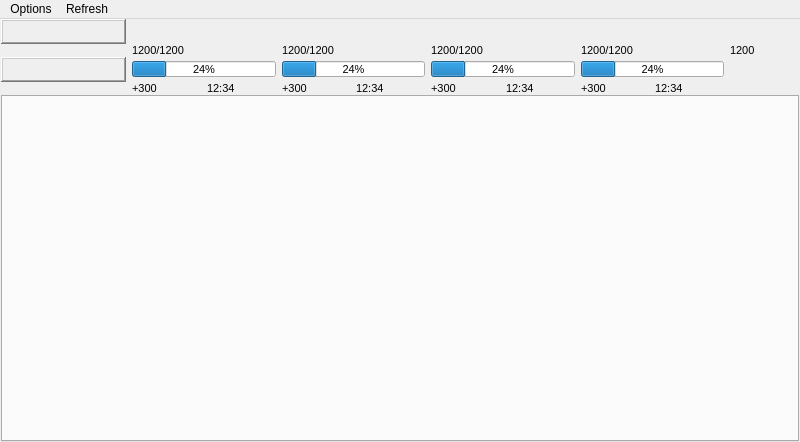
<?xml version="1.0" encoding="UTF-8"?>
<ui version="4.0">
 <class>MainWindow</class>
 <widget class="QMainWindow" name="MainWindow">
  <property name="geometry">
   <rect>
    <x>0</x>
    <y>0</y>
    <width>800</width>
    <height>442</height>
   </rect>
  </property>
  <property name="minimumSize">
   <size>
    <width>800</width>
    <height>442</height>
   </size>
  </property>
  <property name="maximumSize">
   <size>
    <width>16777215</width>
    <height>16777215</height>
   </size>
  </property>
  <property name="windowTitle">
   <string>MainWindow</string>
  </property>
  <widget class="QWidget" name="centralWidget">
   <layout class="QVBoxLayout" name="verticalLayout">
    <property name="spacing">
     <number>0</number>
    </property>
    <property name="leftMargin">
     <number>1</number>
    </property>
    <property name="topMargin">
     <number>0</number>
    </property>
    <property name="rightMargin">
     <number>1</number>
    </property>
    <property name="bottomMargin">
     <number>0</number>
    </property>
    <item>
     <layout class="QGridLayout" name="gridLayout">
      <property name="verticalSpacing">
       <number>0</number>
      </property>
      <item row="0" column="7">
       <widget class="QLabel" name="labelCornImg">
        <property name="text">
         <string/>
        </property>
        <property name="pixmap">
         <pixmap resource="Res.qrc">:/IMG/Resource/Corn.gif</pixmap>
        </property>
       </widget>
      </item>
      <item row="0" column="9">
       <widget class="QLabel" name="labelCorn2Img">
        <property name="text">
         <string/>
        </property>
        <property name="pixmap">
         <pixmap resource="Res.qrc">:/IMG/Resource/Corn2.gif</pixmap>
        </property>
       </widget>
      </item>
      <item row="0" column="1">
       <widget class="QLabel" name="labelWoodImg">
        <property name="text">
         <string/>
        </property>
        <property name="pixmap">
         <pixmap resource="Res.qrc">:/IMG/Resource/Wood.gif</pixmap>
        </property>
       </widget>
      </item>
      <item row="1" column="3" colspan="2">
       <widget class="QLabel" name="labelClayCurrMax">
        <property name="font">
         <font>
          <pointsize>8</pointsize>
         </font>
        </property>
        <property name="text">
         <string>1200/1200</string>
        </property>
       </widget>
      </item>
      <item row="1" column="5" colspan="2">
       <widget class="QLabel" name="labelIronCurrMax">
        <property name="font">
         <font>
          <pointsize>8</pointsize>
         </font>
        </property>
        <property name="text">
         <string>1200/1200</string>
        </property>
       </widget>
      </item>
      <item row="1" column="7" colspan="2">
       <widget class="QLabel" name="labelCornCurrMax">
        <property name="font">
         <font>
          <pointsize>8</pointsize>
         </font>
        </property>
        <property name="text">
         <string>1200/1200</string>
        </property>
       </widget>
      </item>
      <item row="2" column="1" colspan="2">
       <widget class="QProgressBar" name="progressBarWood">
        <property name="maximumSize">
         <size>
          <width>16777215</width>
          <height>16</height>
         </size>
        </property>
        <property name="font">
         <font>
          <pointsize>8</pointsize>
         </font>
        </property>
        <property name="value">
         <number>24</number>
        </property>
       </widget>
      </item>
      <item row="1" column="9">
       <widget class="QLabel" name="labelCorn2Curr">
        <property name="font">
         <font>
          <pointsize>8</pointsize>
         </font>
        </property>
        <property name="text">
         <string>1200</string>
        </property>
       </widget>
      </item>
      <item row="2" column="7" colspan="2">
       <widget class="QProgressBar" name="progressBarCorn">
        <property name="maximumSize">
         <size>
          <width>16777215</width>
          <height>16</height>
         </size>
        </property>
        <property name="font">
         <font>
          <pointsize>8</pointsize>
         </font>
        </property>
        <property name="value">
         <number>24</number>
        </property>
       </widget>
      </item>
      <item row="3" column="1">
       <widget class="QLabel" name="labelWoodProduction">
        <property name="font">
         <font>
          <pointsize>8</pointsize>
         </font>
        </property>
        <property name="text">
         <string>+300</string>
        </property>
       </widget>
      </item>
      <item row="1" column="1" colspan="2">
       <widget class="QLabel" name="labelWoodCurrMax">
        <property name="font">
         <font>
          <pointsize>8</pointsize>
         </font>
        </property>
        <property name="styleSheet">
         <string notr="true"/>
        </property>
        <property name="text">
         <string>1200/1200</string>
        </property>
       </widget>
      </item>
      <item row="3" column="6">
       <widget class="QLabel" name="labelIronTimeToMax">
        <property name="font">
         <font>
          <pointsize>8</pointsize>
         </font>
        </property>
        <property name="text">
         <string>12:34</string>
        </property>
       </widget>
      </item>
      <item row="3" column="7">
       <widget class="QLabel" name="labelCornProduction">
        <property name="font">
         <font>
          <pointsize>8</pointsize>
         </font>
        </property>
        <property name="text">
         <string>+300</string>
        </property>
       </widget>
      </item>
      <item row="3" column="8">
       <widget class="QLabel" name="labelCornTimeToMax">
        <property name="font">
         <font>
          <pointsize>8</pointsize>
         </font>
        </property>
        <property name="text">
         <string>12:34</string>
        </property>
       </widget>
      </item>
      <item row="0" column="5">
       <widget class="QLabel" name="labelIronImg">
        <property name="text">
         <string/>
        </property>
        <property name="pixmap">
         <pixmap resource="Res.qrc">:/IMG/Resource/Iron.gif</pixmap>
        </property>
       </widget>
      </item>
      <item row="0" column="3">
       <widget class="QLabel" name="labelClayImg">
        <property name="text">
         <string/>
        </property>
        <property name="pixmap">
         <pixmap resource="Res.qrc">:/IMG/Resource/Clay.gif</pixmap>
        </property>
       </widget>
      </item>
      <item row="2" column="3" colspan="2">
       <widget class="QProgressBar" name="progressBarClay">
        <property name="maximumSize">
         <size>
          <width>16777215</width>
          <height>16</height>
         </size>
        </property>
        <property name="font">
         <font>
          <pointsize>8</pointsize>
         </font>
        </property>
        <property name="value">
         <number>24</number>
        </property>
       </widget>
      </item>
      <item row="2" column="5" colspan="2">
       <widget class="QProgressBar" name="progressBarIron">
        <property name="maximumSize">
         <size>
          <width>16777215</width>
          <height>16</height>
         </size>
        </property>
        <property name="font">
         <font>
          <pointsize>8</pointsize>
         </font>
        </property>
        <property name="value">
         <number>24</number>
        </property>
       </widget>
      </item>
      <item row="3" column="2">
       <widget class="QLabel" name="labelWoodTimeToMax">
        <property name="font">
         <font>
          <pointsize>8</pointsize>
         </font>
        </property>
        <property name="text">
         <string>12:34</string>
        </property>
       </widget>
      </item>
      <item row="3" column="3">
       <widget class="QLabel" name="labelClayProduction">
        <property name="font">
         <font>
          <pointsize>8</pointsize>
         </font>
        </property>
        <property name="text">
         <string>+300</string>
        </property>
       </widget>
      </item>
      <item row="3" column="4">
       <widget class="QLabel" name="labelClayTimeToMax">
        <property name="font">
         <font>
          <pointsize>8</pointsize>
         </font>
        </property>
        <property name="text">
         <string>12:34</string>
        </property>
       </widget>
      </item>
      <item row="3" column="5">
       <widget class="QLabel" name="labelIronProduction">
        <property name="font">
         <font>
          <pointsize>8</pointsize>
         </font>
        </property>
        <property name="text">
         <string>+300</string>
        </property>
       </widget>
      </item>
      <item row="0" column="0">
       <widget class="Button" name="AccountsFrame">
        <property name="minimumSize">
         <size>
          <width>125</width>
          <height>25</height>
         </size>
        </property>
        <property name="frameShape">
         <enum>QFrame::WinPanel</enum>
        </property>
        <property name="frameShadow">
         <enum>QFrame::Raised</enum>
        </property>
       </widget>
      </item>
      <item row="2" column="0">
       <widget class="Button" name="VillagesFrame">
        <property name="minimumSize">
         <size>
          <width>125</width>
          <height>25</height>
         </size>
        </property>
        <property name="frameShape">
         <enum>QFrame::WinPanel</enum>
        </property>
        <property name="frameShadow">
         <enum>QFrame::Raised</enum>
        </property>
       </widget>
      </item>
      <item row="2" column="9">
       <widget class="QLabel" name="labelStatus">
        <property name="text">
         <string/>
        </property>
        <property name="pixmap">
         <pixmap resource="Res.qrc">:/IMG/Others/LvlRed.png</pixmap>
        </property>
        <property name="scaledContents">
         <bool>false</bool>
        </property>
        <property name="alignment">
         <set>Qt::AlignCenter</set>
        </property>
       </widget>
      </item>
     </layout>
    </item>
    <item>
     <widget class="QTabWidget" name="tabWidget">
      <property name="currentIndex">
       <number>-1</number>
      </property>
     </widget>
    </item>
   </layout>
  </widget>
  <widget class="QMenuBar" name="menuBar">
   <property name="geometry">
    <rect>
     <x>0</x>
     <y>0</y>
     <width>800</width>
     <height>20</height>
    </rect>
   </property>
   <widget class="QMenu" name="menuOptions">
    <property name="title">
     <string>Options</string>
    </property>
    <addaction name="actionAccounts"/>
    <addaction name="actionLanguage"/>
    <addaction name="actionInfo"/>
   </widget>
   <widget class="QMenu" name="menuRefresh">
    <property name="title">
     <string>Refresh</string>
    </property>
    <addaction name="actionRefresh_Village"/>
    <addaction name="actionRefresh_Account"/>
    <addaction name="actionRefresh_Accounts"/>
   </widget>
   <addaction name="menuOptions"/>
   <addaction name="menuRefresh"/>
  </widget>
  <action name="actionAccounts">
   <property name="text">
    <string>Accounts</string>
   </property>
  </action>
  <action name="actionRefresh_Village">
   <property name="text">
    <string>Refresh village</string>
   </property>
  </action>
  <action name="actionRefresh_Account">
   <property name="text">
    <string>Refresh account</string>
   </property>
  </action>
  <action name="actionRefresh_Accounts">
   <property name="text">
    <string>Refresh accounts</string>
   </property>
  </action>
  <action name="actionInfo">
   <property name="text">
    <string>Info</string>
   </property>
  </action>
  <action name="actionLanguage">
   <property name="text">
    <string>Language</string>
   </property>
  </action>
 </widget>
 <layoutdefault spacing="6" margin="11"/>
 <customwidgets>
  <customwidget>
   <class>Button</class>
   <extends>QLabel</extends>
   <header>class/widget/button.h</header>
   <container>1</container>
  </customwidget>
 </customwidgets>
 <resources>
  <include location="Res.qrc"/>
 </resources>
 <connections/>
</ui>
